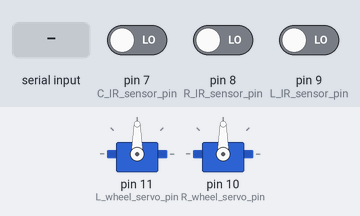
A sketch run on a simulated Arduino Uno, built with avr-gcc and run on an emulated ATmega328P. On the bench: 2 × servo. The inputs (shaded band) are chosen by the test bench; at power-on: pin 8 (R_IR_sensor_pin) LOW, pin 7 (C_IR_sensor_pin) LOW, pin 9 (L_IR_sensor_pin) LOW.

Above: at 1.2 s.
1.3 s: "I" received over Serial
At 2.3 s:
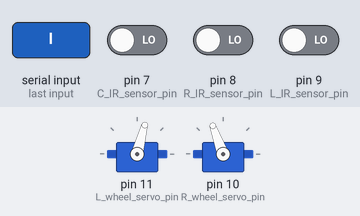
2.8 s: pin 8 (R_IR_sensor_pin) driven HIGH
At 4.0 s:
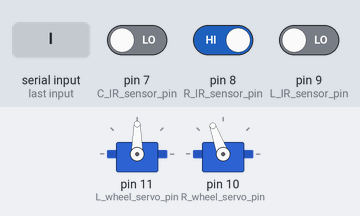
4.3 s: "D" received over Serial
At 5.3 s:
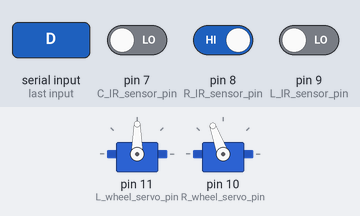
5.8 s: "M" received over Serial
At 6.2 s:
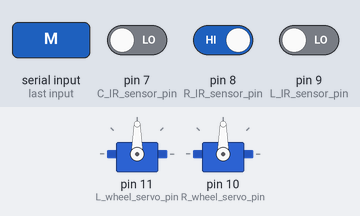
7.3 s: "D" received over Serial
At 8.0 s:
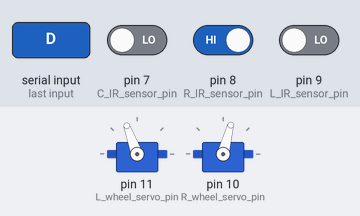
8.8 s: "S" received over Serial
At 9.2 s:
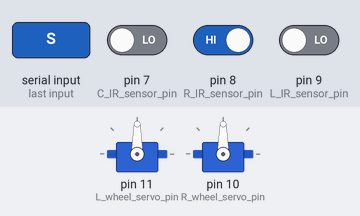
Timing chart, 0 to 11.3 s (numbered marks = the images above; inputs shaded):
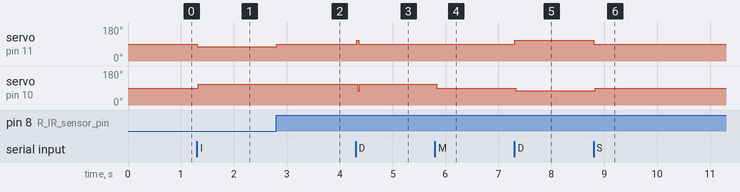

The sketch:

Humbot_S_line_follower_bluetooth.ino
```cpp
// (licence header left out)
#include <Servo.h>

//Definition of the values and speed to make the wheels move
#define stop_wheel 90
#define forward_left_wheel 75 //max speed is 0
#define backward_left_wheel 110 //max speed is 180
#define forward_right_wheel 110 //max speed is 180
#define backward_right_wheel 75 //max speed is 0

//Variables for manual or follow line modes
#define MANUAL_CONTROL 0
#define LINE_FOLLOWER  1

//BaudRate for bluetooth connection
#define BLUETOOTH_BR 9600

// Size of the received data buffer
#define bufferSize 1

// Default delay
#define defaultDelay 10


/*--VARIABLES----------------------------------------------------------------
Definition of pin numbers where sensors and actuators will be connected
Initially we use these, but they can be changed at your convinience.*/
  const int L_wheel_servo_pin = 11;   //Left wheel servo
  const int R_wheel_servo_pin = 10;   //Right wheel servo
  const int L_IR_sensor_pin = 9;   //Left IR sensor
  const int R_IR_sensor_pin = 8;   //Right IR sensor
  const int C_IR_sensor_pin = 7;   //Center IR sensor

  char dataBuffer[bufferSize]; //A char buffer to storage the received data from the Bluetooth Serial
  int i = 0; //Buffer iterator
  int numChar = 0; //Number of characters availables in the Serial
  int currentState;   // Variable that controls the current state of the program

//Create servo objects for each one
  Servo L_wheel_servo;
  Servo R_wheel_servo;

//Other variables
  int L_irSensor;//State of the left sensor
  int R_irSensor;//State of the right sensor
  int C_irSensor;//State of the center sensor
  byte state;//State of the robot (binario)
  int servo_delay; //Time for the aervo to make his function
  boolean outofline; //keeps track of which way robot is out of line (0 left) (1 right)


//###################### EASY MODIFICATION ZONE #############################
//###########################################################################
//Initially the Humbot will follow a Black line over a clear background
  const int BLACK = 1;//when black is detected, sensor returns 1
  const int WHITE = 0;//when white is detected, sensor returns 0
//###########################################################################
//###########################################################################


/*
-----------------------------------------------------------------------------
-------------------             SETUP         -------------------------------
-----------------------------------------------------------------------------
The setup function runs once every time that the board initializes or
reset button is pushed. It's used to iniciate variables or to setup
different options.
-----------------------------------------------------------------------------
*/
void setup()
{
  Serial.begin(BLUETOOTH_BR);
  Serial.flush();

//Setup servos
   L_wheel_servo.attach(L_wheel_servo_pin);
   R_wheel_servo.attach(R_wheel_servo_pin);

//Setup as input or output for the pins
   pinMode(L_IR_sensor_pin,INPUT);
   pinMode(R_IR_sensor_pin,INPUT);
   pinMode(C_IR_sensor_pin,INPUT);
//Setup initial state
    state = B000;     //Initial state B000 (STOP)
    servo_delay = 20; //Time for the servo to make his function
    outofline=0;  //to store if the robot is out of line by right or left
    currentState = MANUAL_CONTROL;  // Default state is manual control
  }
/*
-----------------------------------------------------------------------------
--------------------             LOOP            ----------------------------
-----------------------------------------------------------------------------
The main part of the program is called LOOP and it runs indefinitely.
-----------------------------------------------------------------------------
*/
void loop()
{
/* If there is something in the Bluetooth serial port */
  if (Serial.available() > 0) {

    /* Reset the iterator and clear the buffer */
    i = 0;
    memset(dataBuffer, 0, sizeof(dataBuffer));

    /* Wait for let the buffer fills up. Depends on the length of
       the data, 1 ms for each character more or less */
    delay(bufferSize);

    /* Number of characters availables in the Bluetooth Serial */
    numChar = Serial.available();

    /* Limit the number of characters that will be read from the
       Serial to avoid reading more than the size of the buffer */
    if (numChar > bufferSize) {
          numChar = bufferSize;
    }

    /* Read the Bluetooth Serial and store it in the buffer*/
    while (numChar--) {
        dataBuffer[i++] = Serial.read();

        /* As data trickles in from your serial port you are
         grabbing as much as you can, but then when it runs out
         (as it will after a few bytes because the processor is
         much faster than a 9600 baud device) you exit loop, which
         then restarts, and resets i to zero, and someChar to an
         empty array.So please be sure to keep this delay */
        delay(3);
    }

    /* Manage the data */
    setAction(dataBuffer);

  }

  if(currentState == LINE_FOLLOWER) {
    line_follow();
  }

}

/*
-----------------------------------------------------------------------------
--------------------             FUNCTIONS            -----------------------
-----------------------------------------------------------------------------
When we work with code, it's important to divide the code in functions.
These functions can be called from different parts of the program.
-----------------------------------------------------------------------------
*/
//Stop function
  void Stop(){
    L_wheel_servo.write(stop_wheel);//Stop left servo
    delay(servo_delay);//we give time for the servo to act
    R_wheel_servo.write(stop_wheel);//Stop right servo
    delay(servo_delay);//we give time for the servo to act
  }
//Go backwards searching for the line
  void back(int time)     {
    if(!outofline){//is out of line by the left
    R_wheel_servo.write(backward_right_wheel);  //Back right servo
    delay(servo_delay);//we give time for the servo to act
    }
    else{//is out of line by the right
    L_wheel_servo.write(backward_left_wheel);//Back left servo
    delay(servo_delay);//we give time for the servo to act
    }
    delay(time);
    Stop();
  }

//Turn right function
  void turn_right()  {
    L_wheel_servo.write(forward_left_wheel);//Run left servo
    delay(servo_delay);//we give time for the servo to act
    R_wheel_servo.write(stop_wheel);  //Stop right servo
    delay(servo_delay);//we give time for the servo to act
  }
//Turn left function
  void turn_left(){
    L_wheel_servo.write(stop_wheel);//Stop left servo
    delay(servo_delay);//we give time for the servo to act
    R_wheel_servo.write(forward_right_wheel);  //Run right servo
    delay(servo_delay);//we give time for the servo to act
  }
//Go forward function
  void go_forward()   {
    L_wheel_servo.write(forward_left_wheel);//Run left servo
    delay(servo_delay);//we give time for the servo to act
    R_wheel_servo.write(forward_right_wheel);  //Run right servo
    delay(servo_delay);//we give time for the servo to act
  }

  //Go backward function
  void go_backward()   {
    L_wheel_servo.write(backward_left_wheel);//Run left servo
    delay(servo_delay);//we give time for the servo to act
    R_wheel_servo.write(backward_right_wheel);  //Run right servo
    delay(servo_delay);//we give time for the servo to act
  }

//Function for line follower
void line_follow(){
  //Read sensors
   bitWrite(state,0,digitalRead(L_IR_sensor_pin));
   bitWrite(state,1,digitalRead(C_IR_sensor_pin));
   bitWrite(state,2,digitalRead(R_IR_sensor_pin));

//Dependung on the sensors we assign an state
   switch(state) {
     case B111: back(70);break;
     case B011: turn_right();
     outofline=0;//left out of line
     break;
     case B110: turn_left();
     outofline=1;//right out of line
     break;
     case B010: go_forward(); break;
     case B001: turn_right();
     outofline=0;//left out of line
     break;
     case B100: turn_left();
     outofline=1;//right out of line
     break;
     case B000: go_forward(); break;
     case B101: go_forward(); break;
     default: Stop();
     break;
   }
    delay(10);//increased from 10 to 20 on version 1.30b
  }

//Function for manual control
  void setAction(char* data) {

  switch(data[0]) {

    /* Line follower mode button pressed */
    case 'I':
      currentState = LINE_FOLLOWER;
      break;

    /* Manual control mode button pressed */
    case 'M':
      currentState = MANUAL_CONTROL;
      Stop();
      break;

    /* Stop button pressed */
    case 'S':
      Stop();
      break;

    /* Up button pressed  */
    case 'U':
//###################### EASY MODIFICATION ZONE #############################
//###########################################################################
/*If you change this line between turn_right, turn_left, go_backward,
 go_forward, you can play with the robot to make it more difficult to
 control. Your humbot won't go exactly as you say, but that's the fun!
 Chanllenge your friends to do some laps changing these! */
      go_forward();
//###########################################################################
//###########################################################################
      break;

    /* Down button pressed  */
    case 'D':
      go_backward();
      break;

    /* Left button pressed  */
    case 'L':
      turn_left();
      break;

    /* Right button pressed  */
    case 'R':
      turn_right();
      break;
  }
    /* Empty the Serial */
  Serial.flush();
  }
```

Measured:
- after the input at 1.3 s, servo on pin 11 (L_wheel_servo_pin): 90° → 75° at once; servo on pin 10 (R_wheel_servo_pin): 90° → 110° at once
- after the input at 2.8 s, servo on pin 11 (L_wheel_servo_pin): 75° → 90° at once
- after the input at 4.3 s, servo on pin 11 (L_wheel_servo_pin): 90° → 110° at once, → 90° 0.04 s later; servo on pin 10 (R_wheel_servo_pin): 110° → 75° at once, → 110° 0.04 s later
- after the input at 5.8 s, servo on pin 10 (R_wheel_servo_pin): 110° → 90° at once
- after the input at 7.3 s, servo on pin 11 (L_wheel_servo_pin): 90° → 110° at once; servo on pin 10 (R_wheel_servo_pin): 90° → 75° at once
- after the input at 8.8 s, servo on pin 11 (L_wheel_servo_pin): 110° → 90° at once; servo on pin 10 (R_wheel_servo_pin): 75° → 90° at once
